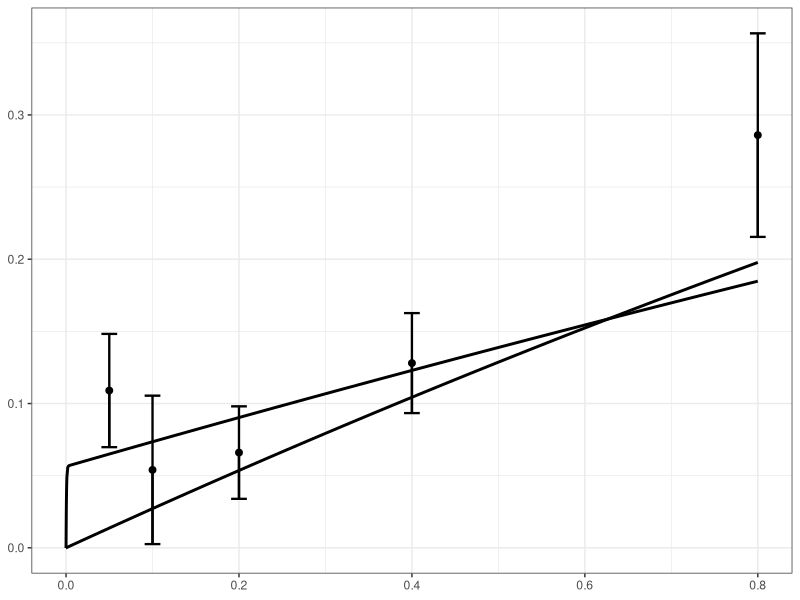
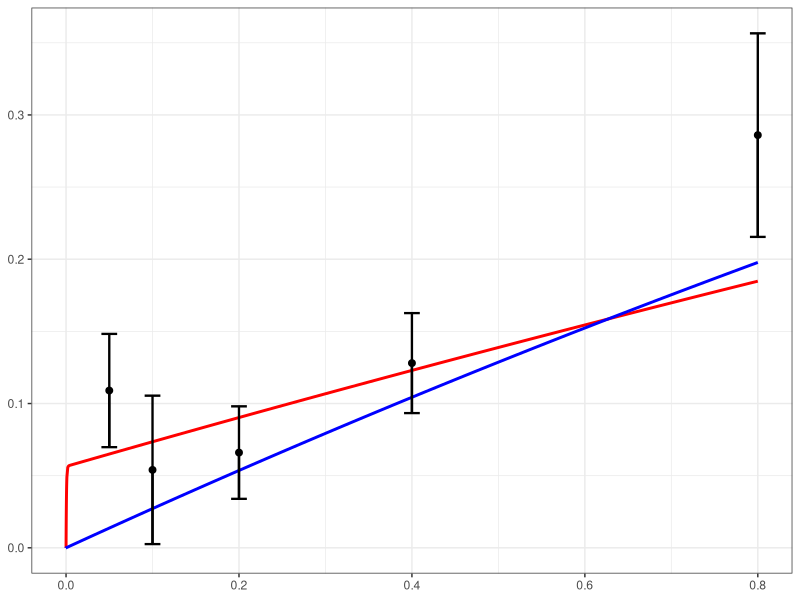
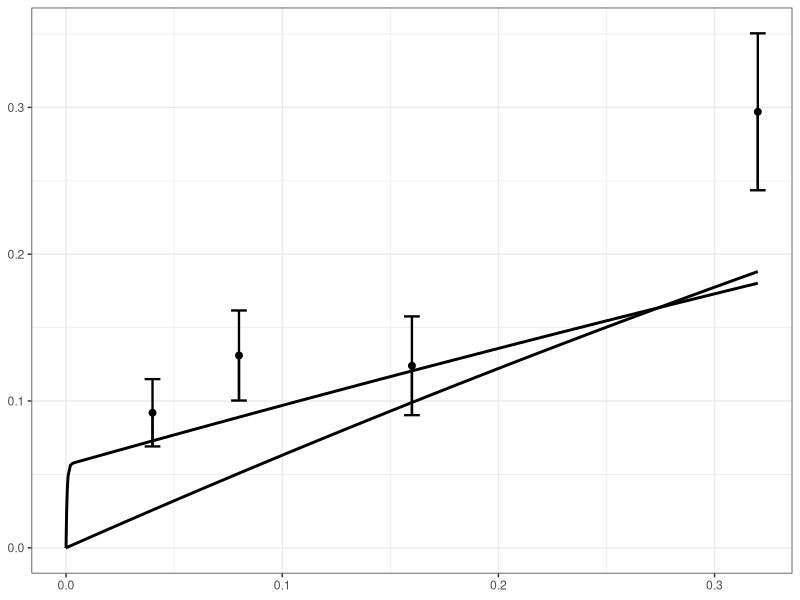
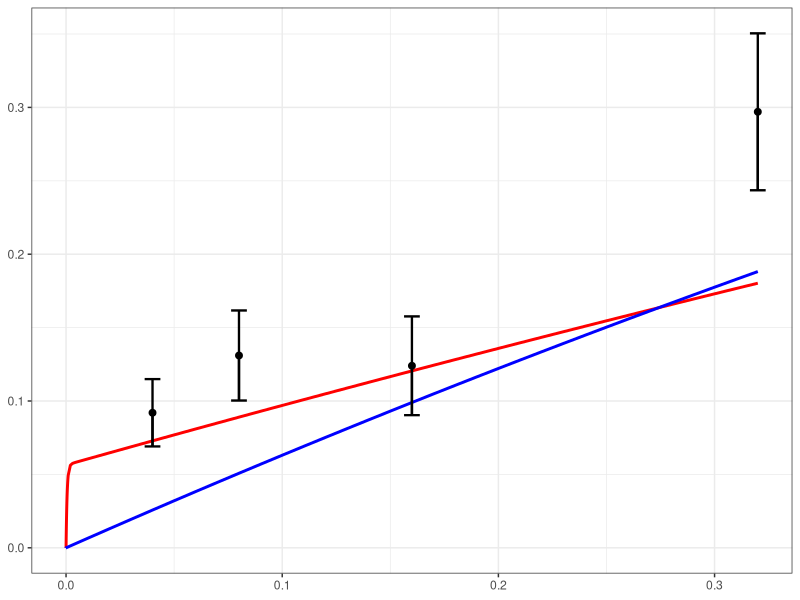
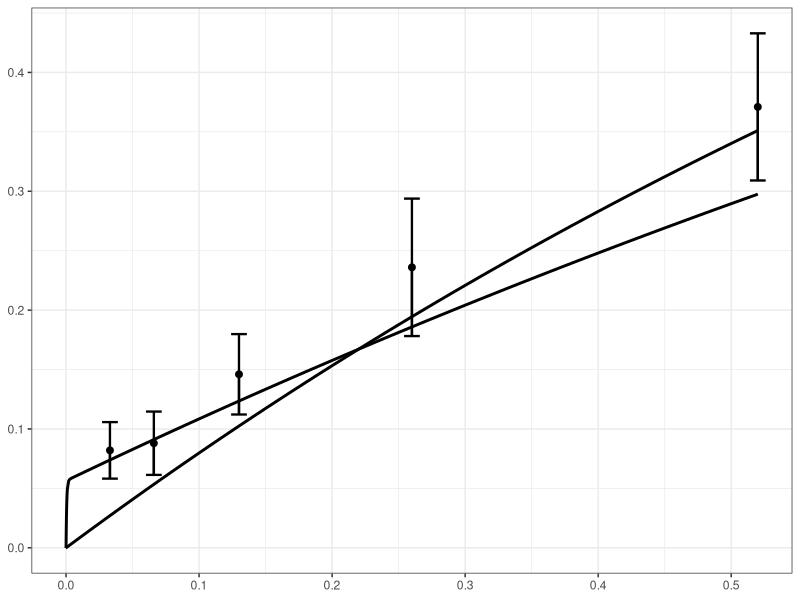
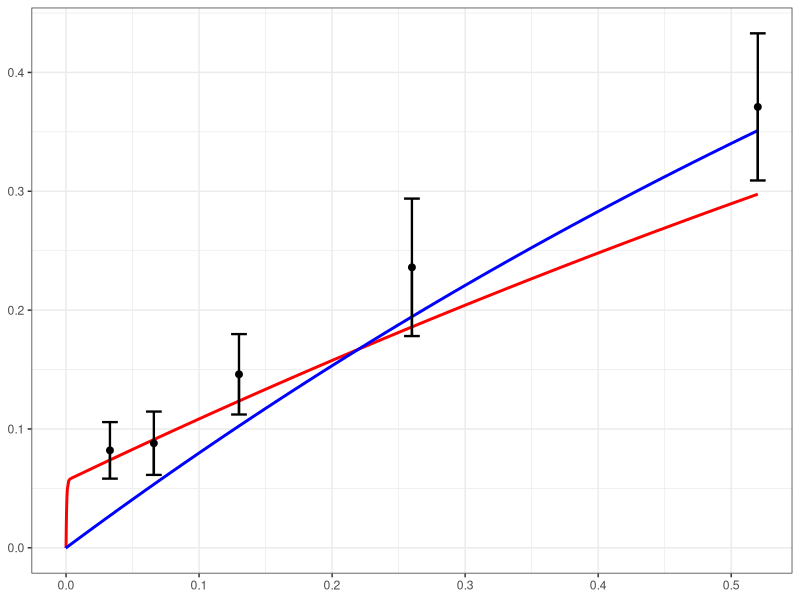
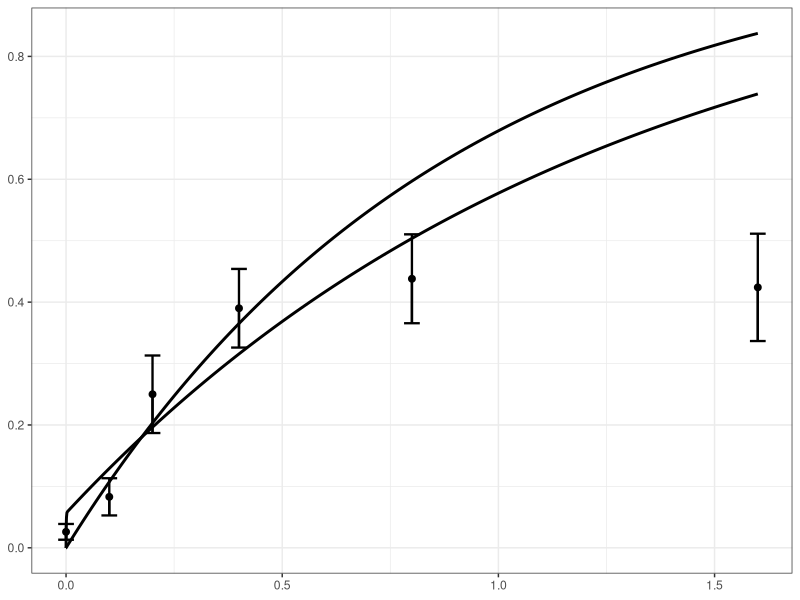
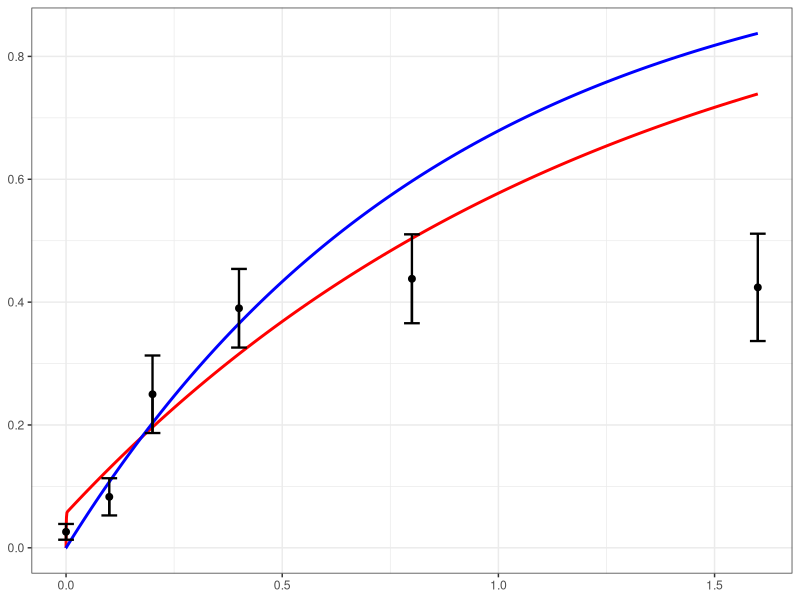

The R source for these figures, in order:
#   Filename: HGsynergyMain_merge2.R 
#   Purpose: Concerns radiogenic mouse HG tumorigenesis.

#   Copyright: (C) 2017 Mark Ebert, Edward Huang, Dae Woong Ham, Yimin Lin, and Ray Sachs

#   This program is free software: you can redistribute it and/or modify
#   it under the terms of the GNU General Public License version 3 as published 
#   by the Free Software Foundation.

#   This program is distributed in the hope that it will be useful,
#   but WITHOUT ANY WARRANTY; without even the implied warranty of
#   MERCHANTABILITY or FITNESS FOR A PARTICULAR PURPOSE.  See the
#   GNU General Public License for more details.

#   You should have received a copy of the GNU General Public License
#   along with this program.  If not, see <http://www.gnu.org/licenses/>.

#   Attribution Information: This R script was developed at UC Berkeley.
#   < authors and contributions to be added later > 

#   Relevant references and abbreviations:
#   ".93Alp" = Alpen et al. "Tumorigenic potential of high-Z, high-LET charged-particle radiations." Rad Res 136:382-391 (1993)
#   ".94Alp" = Alpen et al. "Fluence-based relative biological effectiveness for charged particle carcinogenesis in mouse Harderian gland." Adv Space Res 14(10): 573-581. (1994).  
#   "16Chang" = Chang et al. "Harderian Gland Tumorigenesis: Low-Dose and LET Response." Radiat Res 185(5): 449-460. (2016).  
#   "16Srn" = Siranart et al."Mixed Beam Murine Harderian Gland Tumorigenesis: Predicted Dose-Effect Relationships if neither Synergism nor Antagonism Occurs." Radiat Res 186(6): 577-591 (2016).  
#   "17Cuc" = Cucinotta & Cacao. "Non-Targeted Effects Models Predict Significantly Higher Mars Mission Cancer Risk than Targeted Effects Models." Sci Rep 7(1): 1832. (2017). PMC5431989

library(deSolve) #  solving differential equations
library(ggplot2) #  plotting
library(mvtnorm) #  Monte Carlo simulation
library(minpack.lm) #  non-linear regression 
rm(list=ls())
#=========================== DATA START ===========================#
dfr <- data.frame( #  data used in 16Chang; includes data analyzed in .93Alp and .94Alp  
  dose.1 = c(0.2,0.4,0.6,1.2,2.4,3.2,5.1,7,0.05,0.1,0.15,0.2,0.4,0.8,1.6,0.05,0.1,0.2,0.4,0,0.1,0.2,0.4,0.8,1.6,0.4,0.8,1.6,3.2,0.05,0.1,0.2,0.4,0.8,0.1,0.2,0.4,0.8,0.1,0.2,0.4,0.04,0.08,0.16,0.32,0.033,0.066,0.13,0.26,0.52,.2, .4, .6),
  HG = c(0.091,0.045,0.101,0.169,0.347,0.431,0.667,0.623,0.156,0.215,0.232,0.307,0.325,0.554,0.649,0.123,0.145,0.207,0.31,0.026,0.083,0.25,0.39,0.438,0.424,0.093,0.195,0.302,0.292,0.109,0.054,0.066,0.128,0.286,0.183,0.167,0.396,0.536,0.192,0.234,0.317,0.092,0.131,0.124,0.297,0.082,0.088,0.146,0.236,0.371,.154,.132,.333), #  HG prevalence as defined in 16Chang
  NWeight = c(520,2048,1145,584,313,232,293,221,1162,877,455,409,374,223,320,742,661,347,131,6081,1091,251,244,191,131,645,255,199,111,649,378,973,833,201,468,381,197,109,496,257,185,1902,1063,884,350,1767,1408,874,299,261,322,206,67), #  nominal weight for weighted least squaresregression; see .93Alp. The Lanthanum entries were obtained by measuring the main graph in 17Cuc 
  index=c(rep(1,8),rep(0,17), rep(1,4),  rep(0,24)), #  index=0 for Z>3 ions, 1 otherwise. Not needed in some models
  L = c(rep(1.6,8), rep(193, 7), rep(250, 4), rep(195, 6), rep(0.4, 4), rep(25, 5), rep(464, 4), rep(193, 3),rep(70, 4), rep(100, 5), rep(953, 3)), #  L = LET = LET_infinity = stopping power (keV/micron)
  Z = c(rep(2, 8), rep(26, 17), rep(1, 4), rep(10, 5), rep(43, 4), rep(26, 3), rep(14, 4), rep(22, 5), rep(57, 3)), #  atomic number, charge in units of proton charge on fully ionized atomic nucleus, e.g. 2 for 2He4
  Zeff = c(rep("TBD", 53)), #  effective ion charge according to the formula of W.H Barkas. Zeff <= Z. Calculated below. For this data, only very slightly less than Z.
  beta = c(rep("TBD", 53)), #  ion speed, relative to speed of light, calculated below
  MeVperu = c(rep(228, 8), rep(600, 7), rep(300, 4), rep(600, 6), rep(250, 4), rep(670, 5), rep(600, 4), rep(600, 3), rep(260, 4), rep(1000, 5), rep(593, 3)), #  Kinetic energy in MeV, divided by atomic mass, e.g. divided by 4u=4x931.5 MeV/c^2 for 2He4
  Katz = c(rep("TBD", 53)), #  for fully ionized nuclei, Katz's Z^2/beta^2, Calculated below. It is part of the Bethe Barkas Bloch equation for stopping power. Our calculations don't use Katz, but various similar calculations do.
  ion = c(rep("He4", 8), rep("Fe56", 17), rep("p", 4), rep("Ne20", 5), rep("Nb93", 4), rep("Fe56", 3), rep("Si28", 4), rep("Ti48", 5), rep("La139", 3)),
  comments = c(".93AlpLooksOK", rep("", 7), ".93AlplooksOK", rep("", 11), ".93Alp.no.iso", "not in 17Cuc (or 16Chang?)", rep("", 3), "16Chang all OK?", rep('', 24), ".94Alp","From graphs",'e.g. in 17Cuc')
) 

# Data for HG induced by photons from Cs-137 or Co-60 beta decay; from 16Chang (and calibration of LQ model)
ddd <- data.frame(dose.1 = c(0, 0.4, 0.8, 1.6, 3.2, 7, 0, .4, .8, .12, 1.6),
                  HG = c(.026, .048, .093, .137, .322, .462, .0497, .054, .067, .128, .202),
                  NWeight = c(6081.2, 4989.5, 1896.8, 981.1, 522.2, 205.2, 7474.1, 2877.6, 1423.7, 689.9, 514.9),
                  Nucleus = c(rep("Cobalt-60", 6), rep("Cesium-137", 5)),
                  Comments = c(rep("TBD", 11))
)
GeVu <- 0.001 * dfr[, "MeVperu"] #  convert to GeV/u for convenience in a calculation
dfr[, "Katz"] <- round(dfr[, "Z"] ^2 * (2.57 * GeVu ^2 + 4.781 * GeVu + 2.233) / (2.57 * GeVu ^2 + 4.781 * GeVu), 2) #  special relativistic calculation of Z^2/beta^2. The numerics include conversion from GeV to joules and from u to kg.
dfr[, "beta"] <- round(dfr[, "Z"] * sqrt(1 / dfr[, "Katz"]), 3) #  i.e. Z*sqrt(beta^2/Z^2) 
dfr[, "Zeff"] <- round(dfr[, "Z"] * (1 - exp( -125 * dfr[, "Z"] ^ (-2.0 / 3))), 2) #  Barkas formula for Zeff; for us Zeff is almost Z

dfra <- dfr[c(1:19, 26:53), ] #  removes the zero dose case and the no isograft data
#=========================== DATA END ===========================#

#####  photon model #####
LQ <- lm(HG ~ dose.1 + I(dose.1 ^ 2), data = ddd) # linear model fit on ddd dataset
summary(LQ, correlation = T) 

#===================== HZE/NTE MODEL, abbreviated  "hin" for "high non-targeted" =====================# 
# Uses 3 adjustable parameters. There is also an HZE/TE model, abbreviated "hit" for "high targeted" and a "LOW"
# model for Z <= 3. Both hin and hit are for Z>3 in principle and here have data for Z >= 8.  

dfrHZE <- subset(dfra, Z > 3) # look only at HZE not at much lower Z and LET ions. # In next line phi controls how fast NTE build up from zero; not really needed during calibration since phi*Dose>>1 at every observed Dose !=0. phi needed for later synergy calculations.

phi <- 2000#  even larger phi should give the same final results, but might cause extra problems with R. 
hinm <- nls(HG ~ .0275 + (1 - exp ( -0.01 * (aa1 * L * dose.1 * exp( -aa2 * L) + (1 - exp( - phi * dose.1)) * kk1))), #  calibrating parameters in a model that modifies the hazard function NTE models in 17Cuc. "hinm" is for hin model
            data = dfrHZE, 
            weights = NWeight,
            start = list(aa1 = .9, aa2 = .01, kk1 = 6)) 
summary(hinm, correlation = T); vcov(hinm) #  parameter values & accuracy; variance-covariance matrix RKSB
hin.c <- coef(hinm) #  calibrated central values of the 3 parameters. Next is the IDER, = 0 at dose 0
hanC <- function(dose.1,L) { #  calibrated hazard function "hanC" is for hazard non-targeted calibrated
  0.01 * (hin.c[1] * L * dose.1 * exp(-hin.c[2] * L) + (1 - exp(- phi * dose.1)) * hin.c[3])
} 
Calculate.hinC <- function(dose.1, L) {
  1 - exp(-hanC(dose.1, L)) #  Calibrated HZE NTE IDER
}
######### TE model #########
hitm <- nls(HG ~ .0275 + (1 - exp ( -0.01 * (aate1 * L * dose.1 * exp( -aate2 * L) ))), #  calibrating parameters in a TE only model.
            data = dfrHZE,  
            weights = NWeight,
            start = list(aate1 = .9, aate2 = .01)) 
summary(hitm, correlation = T); vcov(hitm) #  parameter values & accuracy; variance-covariance matrix RKSB
hit.c <- coef(hitm) #  calibrated central values of the 2 parameters. Next is the IDER, = 0 at dose 0
hatC <- function(dose.1,L) { #  calibrated hazard function
  0.01 * (hit.c[1] * L * dose.1 * exp(-hit.c[2] * L))
} 
Calculate.hitC <- function(dose.1, L) {
  1 - exp(-hatC(dose.1, L)) #  Calibrated HZE TE IDER
}
IC<-cbind(AIC(hitm,hinm),BIC(hitm,hinm))
print(IC)
dose <- c(seq(0, .00001, by = 0.000001), #  look carefully near zero, but go out to 0.5 Gy
          seq(.00002, .0001, by=.00001),
          seq(.0002, .001, by=.0001),
          seq(.002, .01, by=.001),
          seq(.02, .5, by=.01))
# dose <- dose[1:30] #  this can be used to zoom in on the very low dose behavior in the graphs

####### calculate baseline MIXDER I(d) for mixtures of HZE components modeled by NTE IDER and then those by TE IDER #######
IntegratehinMIXDER <- function(r, L, d = dose, aa1 = hin.c[1], aa2 = hin.c[2], kk1 = hin.c[3]) {
  dE <- function(yini, State, Pars) {
    aa1 <- aa1; aa2 <- aa2; kk1 <- kk1
    with(as.list(c(State, Pars)), {
      aa = vector(length = length(L))
      u = vector(length = length(L))
      for (i in 1:length(L)) {
        aa[i] = aa1*L[i]*exp(-aa2*L[i])
        u[i] = uniroot(function(d) 1-exp(-0.01*(aa[i]*d+(1-exp(-phi*d))*kk1)) - I, lower = 0, upper = 20, tol = 10^-10)$root
      }
      dI = vector(length = length(L))
      for (i in 1:length(L)) {
        dI[i] = r[i]*0.01*(aa[i]+exp(-phi*u[i])*kk1*phi)*exp(-0.01*(aa[i]*u[i]+(1-exp(-phi*u[i]))*kk1))
        
      }
      dI = sum(dI)
      return(list(c(dI)))
    })
  }
  pars = NULL; yini = c(I= 0); d = d
  out = ode(yini, times = d, dE, pars, method = "radau")
  return(out)
} 
#Now hit instead of hin
Integrate_hiteMIXDER <- function(r, L, d = dose, aate1 = hit.c[1], aate2 = hit.c[2]) {
  dE <- function(yini, State, Pars) {
    aate1 <- aate1; aate2 <- aate2; kk1 <- kk1
    with(as.list(c(State, Pars)), {
      aate = vector(length = length(L))
      u = vector(length = length(L))
      for (i in 1:length(L)) {
        aate[i] = aate1*L[i]*exp(-aate2*L[i])
        u[i] = uniroot(function(d) 1-exp(-0.01*(aate[i]*d)) - I, lower = 0, upper = 20, tol = 10^-10)$root
      }
      dI = vector(length = length(L))
      for (i in 1:length(L)) {
        dI[i] = r[i]*0.01*aate[i]*exp(-0.01*(aate[i]*u[i]))
        
      }
      dI = sum(dI)
      return(list(c(dI)))
    })
  }
  pars = NULL; yini = c(I= 0); d = d
  out = ode(yini, times = d, dE, pars, method = "radau")
  return(out)
} 
########### Light ion, low Z (<= 3), low LET model ######### 
dfrL <- subset(dfra, Z <= 3) #  for Light ions
LOW.m <- nls(HG ~ .0275 + 1-exp(-bet * dose.1),
             data = dfrL,
             weights = NWeight,
             start = list(bet = .5))
summary(LOW.m)
LOW.c <- coef(LOW.m)  # calibrated central values of the parameter
CalculateLOW.C <- function(dose.1, L) { # Calibrated Low LET model. Use L=0, but maybe later will use L >0 but small 
  return(1 - exp(-LOW.c[1] * dose.1))
}  

dE_2 <- function(dose,L) { # Slope dE/dd of the low LET, low Z model; looking at the next plot() it seems fine
  LOW.c*exp(-LOW.c*dose)  
}

# plot () chunks such as the following are visual check to see if our calibration is consistent with 16Chang, .93Alp, .94Alp
# and 17Cuc; (ggplot commands are Yinmin's and concern CI)
# Put various values in our calibrated model to check with numbers and graphs in these references
# plot(c(0, 7), c(0, 1), col = 'red', ann = 'F') 
# ddose <- 0.01 * 0:700; lines(ddose, CalculateLOW.C(ddose, 0) + .0275)  #  calibrated lowLET IDER
# points(dfrL[1:8, "dose.1"], dfrL[1:8,"HG"],pch=19) #  RKS: Helium data points
# points(dfrL[9:12, "dose.1"], dfrL[9:12, "HG"] )  #  proton data points 

####### remove following lines I think RKS ####### 
#dE_1 <- function(d, aa1, aa2, kk1, phi, L) { # For hin
#    ((kk1 * phi * exp(-phi * d )  + aa1 * L * exp( -aa2 * L)) * 
#   exp(-0.01 * (kk1 * (1 - exp( -phi * d)) + aa1 * L * exp(-aa2 * L) * d))) / 100
#  }
########## END remove these lines RKS #########

################## I(d) calculator for high Z, high E, NTE model hinm plus optionally LOW. START ##################
calculateComplexId <- function(r, L, d, aa1 = hin.c[1], aa2 = hin.c[2], kk1 = hin.c[3], phi = 2000, beta = LOW.c, lowLET = FALSE) {
  # Calculates incremental effect additivity function I(d) for mixture of N >= 1 HZE NTE IDERs and optionally one low-LET IDER 
  # new argument: lowLET (FALSE by default, TRUE when one IDER is low-LET)
  dE <- function(yini, State, Pars) { #  Constructing an ode from the IDERS
    aa1 <- aa1; aa2 <- aa2; kk1 <- kk1; beta <- beta; phi <- phi; L <- L
    with(as.list(c(State, Pars)), {
      aa <- vector(length = length(L))  
      u <- vector(length = length(L))  
      for (i in 1:length(L)) {
        aa[i] <- aa1 * L[i] * exp(-aa2 * L[i])
        u[i] <- uniroot(function(d) 1-exp(-0.01*(aa1*L[i]*d*exp(-aa2*L[i])+(1-exp(-phi*d))*kk1)) - I, lower = 0, upper = 200, extendInt = "yes", tol = 10^-10)$root #egh this is used in the single HZE and lowLET example
      }
      dI <- vector(length = length(L))
      for (i in 1:length(L)) {
        dI[i] <- r[i] * 0.01*(aa[i]+exp(-phi*u[i])*kk1*phi)*exp(-0.01*(aa[i]*u[i]+(1-exp(-phi*u[i]))*kk1))
      }
      if (lowLET == TRUE) { # If low-LET IDER is present then include it at the end of the dI vector
        u[length(L) + 1] <- uniroot(function(d) 1-exp(-beta*d) - I, lower = 0, upper = 200, extendInt = "yes", tol = 10^-10)$root
        dI[length(L) + 1] <- r[length(r)] * dE_2(d = u[length(L) + 1], L = 0)
      }
      dI <- sum(dI)
      return(list(c(dI)))
    })
  }
  return(ode(c(I = 0), times = d, dE, parms = NULL, method = "radau")) #  Finds solution I(d) of the differential equation
  # RKS to Yimin and Edward: I'm not convinced we need to or should add that the method is radau
}
################## I(d) calculator for high Z, high E, NTE model hinm plus optionally LOW. END ##################

###### RKS to Yimin and Edward: Next is the same for hitm; then some plots #####
calculateComplexId.te <- function(r, L, d, aate1 = hit.c[1], aate2 = hit.c[2], beta = LOW.c, lowLET = FALSE) {
  dE <- function(yini, State, Pars) { #  Constructing an ode from the IDERS
    aate1 <- aate1; aate2 <- aate2; beta <- beta; L <- L
    with(as.list(c(State, Pars)), {
      aate <- vector(length = length(L))
      u <- vector(length = length(L))
      for (i in 1:length(L)) {
        aate[i] <- aate1 * L[i] * exp(-aate2 * L[i])
        u[i] <- uniroot(function(d) 1-exp(-0.01*(aate1*L[i]*d*exp(-aate2*L[i]))) - I, lower = 0, upper = 200, extendInt = "yes", tol = 10^-10)$root
      }
      dI <- vector(length = length(L))
      for (i in 1:length(L)) {
        dI[i] <- r[i] * 0.01*aate[i]*exp(-0.01*aate[i]*u[i])
      }
      if (lowLET == TRUE) { # If low-LET IDER is present then include it at the end of the dI vector
        u[length(L) + 1] <- uniroot(function(d) 1-exp(-beta*d) - I, lower = 0, upper = 200, extendInt = "yes", tol = 10^-10)$root
        dI[length(L) + 1] <- r[length(r)] * dE_2(d = u[length(L) + 1], L = 0)
      }
      dI <- sum(dI)
      return(list(c(dI)))
    })
  }
  return(ode(c(I = 0), times = d, dE, parms = NULL, method = "radau")) #  Finds solution I(d) of the differential equation
}
# RKS to Yimin and Edward: I'm not convinced we need to or should add that the method is radau


# Example Plot 1 : one HZE one low-LET for hin
# d <- .01 * 0:300.; r1 <- .2; r <- c(r1, 1 - r1) #Proportions. Next plot IDERs and MIXDER
# plot(x = d, y = Calculate.hinC(dose.1 = d, L = 173), type = "l", xlab="dose",ylab="HG",bty='l',col='green',lwd=2)
# lines(x = d, y = CalculateLOW.C( d,0), col='green', lwd=2)
#lines(x = d, y = calculateComplexId(r = r, L = 193, d = d, lowLET = TRUE)[, 2], col = "red", lwd=2) # I(d)
# 
# # Example Plot 1hit : one HZE one low-LET for hit
# d <- .01 * 0:300.; r1 <- .2; r <- c(r1, 1 - r1) #Proportions. Next plot IDERs and MIXDER
# plot(x = d, y = Calculate.hitC(dose.1 = d, L = 173), type = "l", xlab="dose",ylab="HG",bty='l',col='green',lwd=2)
# lines(x = d, y = CalculateLOW.C( d,0), col='green', lwd=2)
# lines(x = d, y = calculateComplexId.te(r = r, L = 193, d = d, lowLET = TRUE)[, 2], col = "red", lwd=2) # I(d)
# 
# Example Plot 2: four HZE
# r <- rep(0.25,4); L <- c(25, 70, 190, 250)
# plot(calculateComplexId(r, L, d = dose), type='l', col='red', bty='l', ann='F') #  I(d) plot
# #SEA <- function(dose.1) Calculate.hinC(dose.1/4, 25) + Calculate.hinC(dose.1/4, 70) + Calculate.hinC(dose.1/4, 190) + Calculate.hinC(dose.1/3, 250)
# #lines(dose, SEA(dose), lty=2)
# lines(dose, Calculate.hinC(dose,190), col='green') # component 4
# lines(dose, Calculate.hinC(dose, 250), col='green') # component 3
# lines(dose, Calculate.hinC(dose, 70), col='green') # component 2
# lines(dose, Calculate.hinC(dose, 25), col='green') # component 1


# 
# # Example Plot 3: two HZE one low-LET
# d <- seq(0, .01, .0005); r <- c(1/20, 1/20, 9/10); L <- c(70, 173)
# plot(x = d, y = Calculate.hinC(dose.1 = d, L = 173), type = "l", xlab="dose",ylab="HG",bty='l',col='green',lwd=2)
# lines(x = d, y = Calculate.hinC(d, 70), col='green', lwd=2) # component 3
# lines(x = d, y = CalculateLOW.C(d, 0), col='green', lwd=2)
# lines(x = d, y = calculateComplexId(r, L, d = d, lowLET = TRUE)[, 2], col = 'red', lwd = 2)

################## I(d) calculator END ##################

plottingHelper <- function(Lval, blackwhite) {
  d = c()
  nWeight = c()
  hgArr = c()
  for (row in 1:nrow(dfr)) {
    if (dfr[row, "L"] == Lval) {
      d = c(d, dfr[row, "dose.1"])
      nWeight = c(nWeight, dfr[row, "NWeight"])
      hgArr = c(hgArr, dfr[row, "HG"])
    }
  }
  dose <- c(seq(0, .00001, by = 0.000001),
            seq(.00002, .0001, by=.00001),
            seq(.0002, .001, by=.0001),
            seq(.002, .01, by=.001),
            seq(.02, d[length(d)], by=.01))
  
  hinVal = Calculate.hinC(dose, Lval)
  hitVal = Calculate.hitC(dose, Lval)
  # plot(x = dose, y = hinVal, type='l', col='red', bty='l', ann='F', xaxt = "n", yaxt = "n", lwd = 2)
  # axis(side = 1, at = seq(0, d[length(d)], length.out = 10), c(0, rep("", 8), trunc(10*d[length(d)])/10), las = 1)
  # axis(side = 2, at = seq(0, hinVal[length(hinVal)] + 1/sqrt(nWeight[1]), length.out = 5), c(0, rep("", 3), trunc(10*(hinVal[length(hinVal)] + 1/sqrt(nWeight[1])))/10), las = 1)
  # lines(x = dose, y = hitVal, type='l', col='green', bty='l', ann='F', lwd = 2)
  # points(d, hgArr, pch = 19)
  # for (i in 1:length(nWeight)) {
  #   arrows(d[i], hgArr[i] - 1/sqrt(nWeight[i]), d[i], hgArr[i] + 1/sqrt(nWeight[i]), code = 3, length = 0.04, angle = 90, lwd = 2)
  # }
  df1 = data.frame(d = dose, hgNTE = hinVal, hgTE = hitVal)
  df2 = data.frame(x = d, hg = hgArr, nw = nWeight)
  if (blackwhite) {
    color1 = "black"
    color2 = "black"
  } else {
    color1 = "red"
    color2 = "blue"
  }
  p = ggplot() + theme_bw() + 
         geom_line(data = df1, aes(x = dose, y = hgNTE), colour = color1, size = 1) + 
         geom_line(data = df1, aes(x = dose, y = hgTE), colour = color2, size = 1) + 
         geom_point(data = df2, aes(x = d, y = hg), size = 2) +
         geom_segment(data = df2, size = 0.8, aes(x = d, xend = d, y = hg - 1/sqrt(nWeight), yend = hg + 1/sqrt(nWeight)), arrow = arrow(angle = 90, length = unit(0.2,"cm"))) + 
         geom_segment(data = df2, size = 0.8, aes(x = d, xend = d, y = hg, yend = hg - 1/sqrt(nWeight)), arrow = arrow(angle = 90, length = unit(0.2,"cm"))) +
         theme(axis.title.x=element_blank(), axis.title.y=element_blank())
         # scale_x_discrete(limits = seq(0, d[length(d)], length.out = 5), labels = c(0, rep("", 3), trunc(100*d[length(d)])/100)) + 
         # scale_y_discrete(limits = seq(0, hgArr[length(hgArr)], length.out = 5), labels = c(0, rep("", 3), trunc(100*hgArr[length(hgArr)])/100))
  # if (blackwhite) {
  #   ggsave(filename = paste("~/Dropbox/sachsResearch/plots/", toString(Lval), "Blackwhite", ".eps"), plot = p, device = "eps")
  # } else {
  #   ggsave(filename = paste("~/Dropbox/sachsResearch/plots/", toString(Lval), "Color", ".eps"), plot = p, device = "eps")
  # }
  print(p)
}

possibleLVal = c(25, 70, 100, 195, 250, 464, 953)

for (val in possibleLVal) {
  plottingHelper(val, TRUE)
  plottingHelper(val, FALSE)
}

#plot(x = dose, y = Calculate.hinC(dose, 190), type='l', col='red', bty='l', ann='F')
# plot(x = dose, y = Calculate.hinC(dose, 100), col = 'red')
#lines(x = dose, y = Calculate.hinC(dose, 100), type='l', col='red', bty='l', ann='F') 
# lines(x = dose, y = Calculate.hitC(dose.1 = dose, L = 100), col='green')
